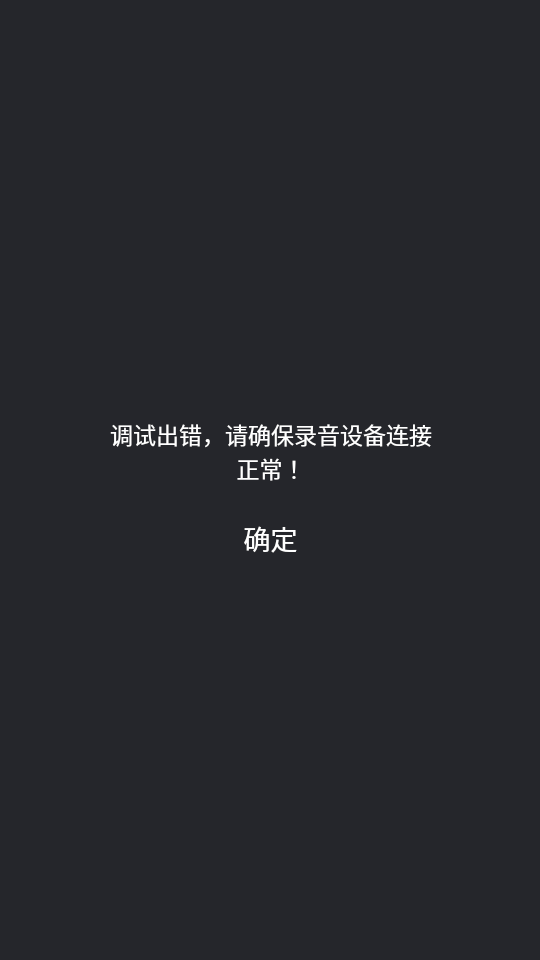
<?xml version="1.0" encoding="UTF-8"?>
<ui version="4.0">
 <class>EqSettingsPage</class>
 <widget class="QDialog" name="EqSettingsPage">
  <property name="geometry">
   <rect>
    <x>0</x>
    <y>0</y>
    <width>540</width>
    <height>960</height>
   </rect>
  </property>
  <property name="windowTitle">
   <string>Dialog</string>
  </property>
  <property name="styleSheet">
   <string notr="true">background-color: rgb(37, 38, 43);</string>
  </property>
  <widget class="QLabel" name="title">
   <property name="geometry">
    <rect>
     <x>0</x>
     <y>0</y>
     <width>540</width>
     <height>72</height>
    </rect>
   </property>
   <property name="font">
    <font>
     <pointsize>24</pointsize>
    </font>
   </property>
   <property name="styleSheet">
    <string notr="true">background-color: &quot;#2a2c31&quot;;
color: rgb(255, 255, 255);</string>
   </property>
   <property name="text">
    <string>EQ 设置</string>
   </property>
   <property name="alignment">
    <set>Qt::AlignCenter</set>
   </property>
  </widget>
  <widget class="QLabel" name="line">
   <property name="geometry">
    <rect>
     <x>0</x>
     <y>72</y>
     <width>540</width>
     <height>1</height>
    </rect>
   </property>
   <property name="styleSheet">
    <string notr="true">background-color: &quot; #232429&quot;;</string>
   </property>
   <property name="text">
    <string/>
   </property>
  </widget>
  <widget class="QPushButton" name="back">
   <property name="geometry">
    <rect>
     <x>0</x>
     <y>0</y>
     <width>72</width>
     <height>72</height>
    </rect>
   </property>
   <property name="styleSheet">
    <string notr="true">background-color: &quot;#2a2c31&quot;;
alternate-background-color:  &quot;#2a2c31&quot;;
</string>
   </property>
   <property name="text">
    <string/>
   </property>
   <property name="icon">
    <iconset resource="img.qrc">
     <normaloff>:/img/icon_back.png</normaloff>:/img/icon_back.png</iconset>
   </property>
   <property name="iconSize">
    <size>
     <width>25</width>
     <height>33</height>
    </size>
   </property>
   <property name="flat">
    <bool>true</bool>
   </property>
  </widget>
  <widget class="QPushButton" name="startTest">
   <property name="geometry">
    <rect>
     <x>360</x>
     <y>580</y>
     <width>121</width>
     <height>61</height>
    </rect>
   </property>
   <property name="font">
    <font>
     <pointsize>10</pointsize>
    </font>
   </property>
   <property name="styleSheet">
    <string notr="true">color: rgb(255, 255, 255);</string>
   </property>
   <property name="text">
    <string>开始调试</string>
   </property>
   <property name="flat">
    <bool>true</bool>
   </property>
  </widget>
  <widget class="QWidget" name="widget" native="true">
   <property name="geometry">
    <rect>
     <x>0</x>
     <y>74</y>
     <width>540</width>
     <height>350</height>
    </rect>
   </property>
  </widget>
  <widget class="QWidget" name="dialog" native="true">
   <property name="geometry">
    <rect>
     <x>0</x>
     <y>0</y>
     <width>540</width>
     <height>960</height>
    </rect>
   </property>
   <property name="font">
    <font>
     <pointsize>10</pointsize>
    </font>
   </property>
   <property name="styleSheet">
    <string notr="true">background-color: &quot;#2effffff&quot;;</string>
   </property>
   <widget class="QLabel" name="label">
    <property name="geometry">
     <rect>
      <x>120</x>
      <y>430</y>
      <width>300</width>
      <height>100</height>
     </rect>
    </property>
    <property name="font">
     <font>
      <pointsize>16</pointsize>
     </font>
    </property>
    <property name="styleSheet">
     <string notr="true">background-color: rgb(37, 38, 43);
color: rgb(255, 255, 255);</string>
    </property>
    <property name="text">
     <string>正在调试，请勿关闭程序...</string>
    </property>
    <property name="alignment">
     <set>Qt::AlignCenter</set>
    </property>
    <property name="wordWrap">
     <bool>true</bool>
    </property>
   </widget>
  </widget>
  <widget class="QWidget" name="resultDialog" native="true">
   <property name="geometry">
    <rect>
     <x>0</x>
     <y>0</y>
     <width>540</width>
     <height>960</height>
    </rect>
   </property>
   <property name="styleSheet">
    <string notr="true">background-color: &quot;#2effffff&quot;;</string>
   </property>
   <widget class="QLabel" name="bg">
    <property name="geometry">
     <rect>
      <x>95</x>
      <y>396</y>
      <width>350</width>
      <height>171</height>
     </rect>
    </property>
    <property name="font">
     <font>
      <pointsize>14</pointsize>
     </font>
    </property>
    <property name="styleSheet">
     <string notr="true">background-color: rgb(37, 38, 43);
color: rgb(255, 255, 255);</string>
    </property>
    <property name="text">
     <string/>
    </property>
    <property name="alignment">
     <set>Qt::AlignHCenter|Qt::AlignTop</set>
    </property>
    <property name="wordWrap">
     <bool>true</bool>
    </property>
   </widget>
   <widget class="QPushButton" name="commit">
    <property name="geometry">
     <rect>
      <x>107</x>
      <y>515</y>
      <width>327</width>
      <height>46</height>
     </rect>
    </property>
    <property name="font">
     <font>
      <pointsize>20</pointsize>
     </font>
    </property>
    <property name="styleSheet">
     <string notr="true">color: rgb(255, 255, 255);</string>
    </property>
    <property name="text">
     <string>确定</string>
    </property>
    <property name="flat">
     <bool>true</bool>
    </property>
   </widget>
   <widget class="QLabel" name="line_2">
    <property name="geometry">
     <rect>
      <x>120</x>
      <y>507</y>
      <width>300</width>
      <height>1</height>
     </rect>
    </property>
    <property name="styleSheet">
     <string notr="true">background-color: &quot; #232429&quot;;</string>
    </property>
    <property name="text">
     <string/>
    </property>
   </widget>
   <widget class="QLabel" name="testTips">
    <property name="geometry">
     <rect>
      <x>106</x>
      <y>400</y>
      <width>330</width>
      <height>101</height>
     </rect>
    </property>
    <property name="font">
     <font>
      <pointsize>17</pointsize>
     </font>
    </property>
    <property name="styleSheet">
     <string notr="true">background-color: rgb(37, 38, 43);
color: rgb(255, 255, 255);</string>
    </property>
    <property name="text">
     <string>调试出错，请确保录音设备连接正常！</string>
    </property>
    <property name="alignment">
     <set>Qt::AlignCenter</set>
    </property>
    <property name="wordWrap">
     <bool>true</bool>
    </property>
   </widget>
   <zorder>bg</zorder>
   <zorder>testTips</zorder>
   <zorder>commit</zorder>
   <zorder>line_2</zorder>
  </widget>
  <zorder>line</zorder>
  <zorder>widget</zorder>
  <zorder>title</zorder>
  <zorder>back</zorder>
  <zorder>startTest</zorder>
  <zorder>dialog</zorder>
  <zorder>resultDialog</zorder>
 </widget>
 <resources>
  <include location="img.qrc"/>
 </resources>
 <connections/>
</ui>
